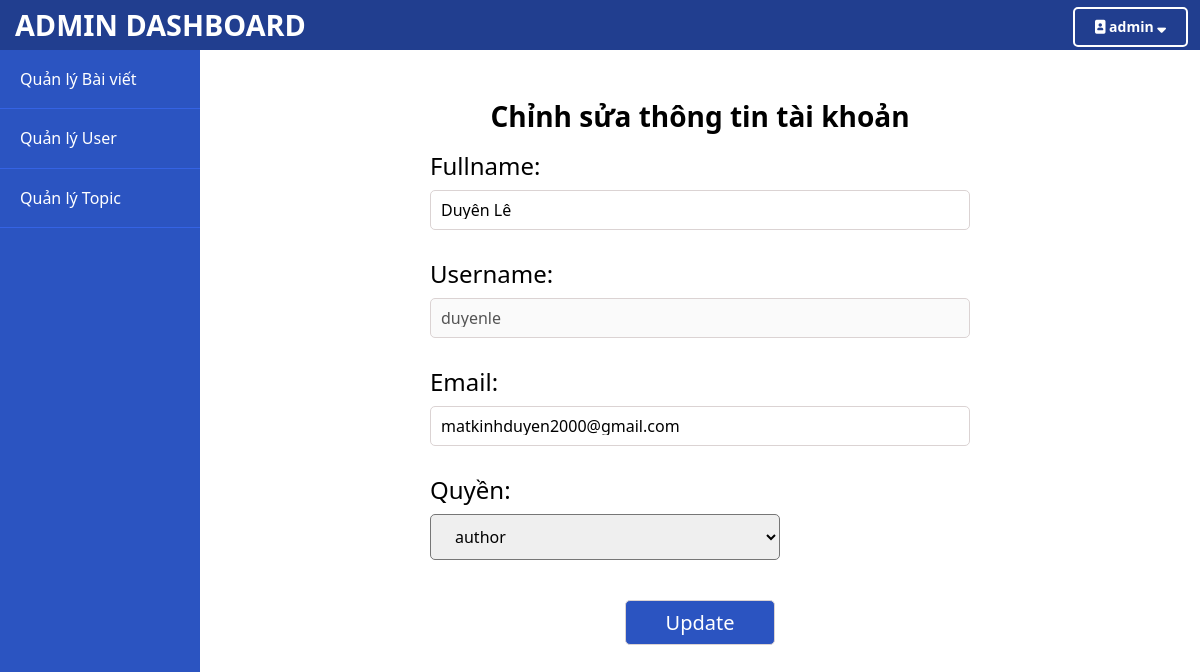
Page /admin/user/edit.php?id=4 (signed in) on the committed database.
### tables this page shows
CREATE TABLE `users` (
  `id` int(11) NOT NULL,
  `email` varchar(255) NOT NULL,
  `username` varchar(255) NOT NULL,
  `password` varchar(255) NOT NULL,
  `fullname` varchar(255) NOT NULL,
  `role_id` int(11) NOT NULL,
  `verification_hash` varchar(255) NOT NULL,
  `IsActivated` tinyint(1) NOT NULL,
  `create_date` timestamp NOT NULL DEFAULT current_timestamp(),
  `update_date` timestamp NOT NULL DEFAULT current_timestamp() ON UPDATE current_timestamp()
);

### include/db-functions.php (called while the page is built, shortened)
<?php
require('config.php');
function getUserById($id)
{
    global $conn;
    $sql = "SELECT * FROM users WHERE id = $id";
    $result = mysqli_query($conn, $sql);
    $final = mysqli_fetch_array($result);
    return $final;
}
function GetAllRoles()
{
    global $conn;
    $sql = "SELECT * FROM roles";
    $result = mysqli_query($conn, $sql);
    $posts = mysqli_fetch_all($result, MYSQLI_ASSOC);
    $final = array();
    foreach ($posts as $post) {
        array_push($final, $post);
    }
    return $final;
}

### admin/user/edit.php (the view, shortened to what this page needs)
<?php
require_once(ROOT_PATH . '/include/db-functions.php');
if (isset($_SESSION['user_id']) && $_SESSION['user_role_id'] === 1) {
    $user = getUserById($_GET['id']); ?>
<?php
include(ROOT_PATH . '/admin/include/head.php'); ?>
</head>
<body>
<div class="admin-header">
    <div class="logo">
        <a href="<?php echo BASE_URL . "admin/dashboard.php"; ?>">ADMIN DASHBOARD</a>
    </div>
    <div class="menu">
        <ul id="main-menu">
            <li>
                <a href="<?php echo BASE_URL . "profile.php" ?>" style="text-transform: none;"><span><i class="fas fa-portrait"></i></span> <?php echo $_SESSION['user_username'] ?> <span><i class="fas fa-sort-down"></i></span></a>
            </li>
        </ul>
    </div>
    </div>
<?php
    include(ROOT_PATH . '/admin/include/sidebar.php'); ?>
<div class="admin-content">
    <div class="title">
        <p>Chỉnh sửa thông tin tài khoản</p>
    </div>
    <div class="edit-user-form">
        <form action="" method="post" name="form" enctype="multipart/form-data">
            <div class="row">
                <div class="col-25">
                    <label for="fullname">Fullname:</label>
                </div>
                <div class="col-75">
                    <input type="text" id="fullname" name="fullname"
                        placeholder="Nguyễn Văn A..." value="<?php echo $user['fullname'] ?>">
                </div>
            </div>
            <div class="row">
                <div class="col-25">
                    <label for="username">Username:</label>
                </div>
                <div class="col-75">
                    <input type="text" id="username" name="username"
                        placeholder="Type username here..." disabled value="<?php echo $user['username'] ?>">
                </div>
            </div>
            <div class="row">
                <div class="col-25">
                    <label for="email">Email:</label>
                </div>
                <div class="col-75">
                    <input type="text" id="email" name="email"
                        placeholder="Type your email here..." value="<?php echo $user['email'] ?>">
                </div>
            </div>
            <div class="row">
                <div class="col-25">
                    <label for="role_id">Quyền:</label>
                </div>
                <div class="col-75">
                <select name="role_id" id="role_id">
                    <?php
                    $roles = GetAllRoles();
                    foreach ($roles as $role) {
                    if ($role['id'] === $user['role_id']) {
                        ?>
                            <option value="<?php echo $role['id'] ?>" selected><?php echo $role['role'] ?></option>
                        <?php
                    } else{?>
                            <option value="<?php echo $role['id'] ?>"><?php echo $role['role'] ?></option>
                        <?php
                    }
                    } ?>
                </select>
                </div>
            </div>
            <div class="btn-group">
                <input type="submit" value="Update" name="update-user">
            </div>
        </form>
    </div>
</div>
</body>
</html>
<?php
} else {
        header('location: ' . BASE_URL);
    }?>

### assets/css/admin-style.css (style rules this page uses)
* { box-sizing: border-box; padding: 0px; margin: 0px; font-family: 'Segoe UI', Tahoma, Geneva, Verdana, sans-serif; }
.admin-header { height: var(--admin-header-height); width: 100%; background-color: #213e8f; color: white; position: fixed; top: 0; left: 0; display: flex; justify-content: space-between; }
.admin-header .menu { margin-top: 5px; margin-right: 10px; }
.admin-header .logo { margin-top: 8px; }
.admin-header .logo a { text-decoration: none; color: white; padding: 5px 15px; font-size: 1.8rem; font-weight: 600; }
.admin-content { padding: 30px 50px; margin-left: var(--admin-sidebar-width); margin-top: var(--admin-header-height); overflow-y: auto; }
.admin-content .title { text-align: center; font-size: 28px; margin: 20px 0; font-weight: bold; }
.admin-content form .row { margin: 20px 0; }
.admin-content form .row:after { content: ""; display: block; clear: both; }
.admin-content form label { font-size: 24px; font-weight: 400; margin: 20px 0 10px; }
.admin-content form input[type="submit"] { width: auto; padding: 10px 40px; float: right; font-size: 20px; font-weight: 500; background-color: #2B54C1; color: white; border-radius: 5px; }
.admin-content form select { width: 350px; padding: 10px 20px; margin: 10px 0; font-size: 16px; border-radius: 5px; outline: none; }
.admin-content form input, .admin-content form textarea { width: 100%; padding: 10px; margin: 10px 0; font-size: 16px; resize: none; outline: none; border: 1px solid #dbd3d3; border-radius: 5px; }
.btn-group { display: flex; justify-content: center; }
#main-menu { list-style-type: none; }
#main-menu li { text-align: left; }
#main-menu li::after { content: ""; display: block; clear: both; }
#main-menu li a { text-decoration: none; display: block; font-size: 14px; font-weight: 700; }
#main-menu > li { float: left; }
#main-menu > li > a { color: white; background-color: #213e8f; border: 2px solid white; border-radius: 5px; padding: 10px 20px; margin: 2px; text-transform: uppercase; }

### assets/css/form.css (style rules this page uses)
.add-topic-form, .edit-topic-form, .add-user-form, .edit-user-form { width: 60%; margin: 0 auto; }
form input, form textarea { width: 100%; padding: 10px 35px 5px; font-size: 16px; border-top: none; border-left: none; border-right: none; border-bottom: 2px solid #dbd3d3; resize: none; outline: none; }
form label { font-size: 14px; margin: 10px 0; }
form .row { margin: 20px 10px; }
form .row:after { content: ""; display: block; clear: both; }

### rows in the picture
users: fullname "Duyên Lê", username "duyenle", email "matkinhduyen2000@gmail.com"

### other values in the picture
$_SESSION['user_username'] "admin"
form field role_id "author"
